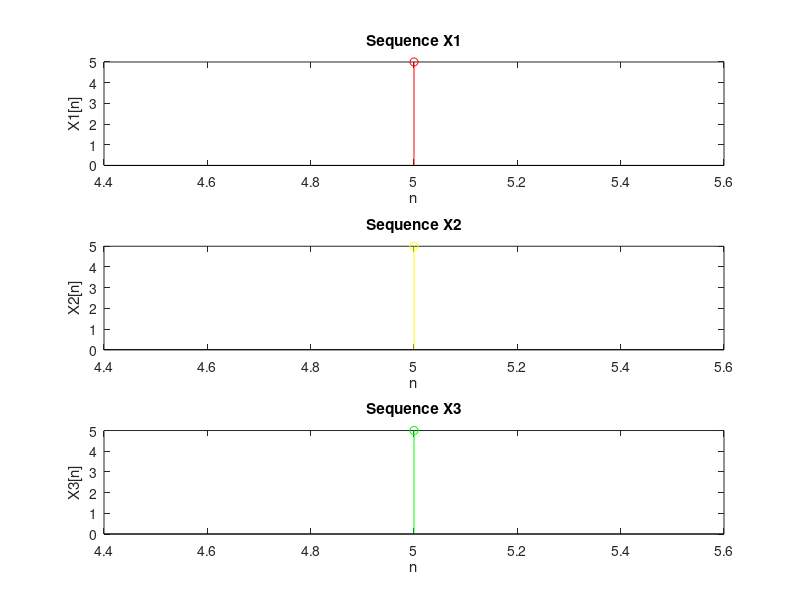
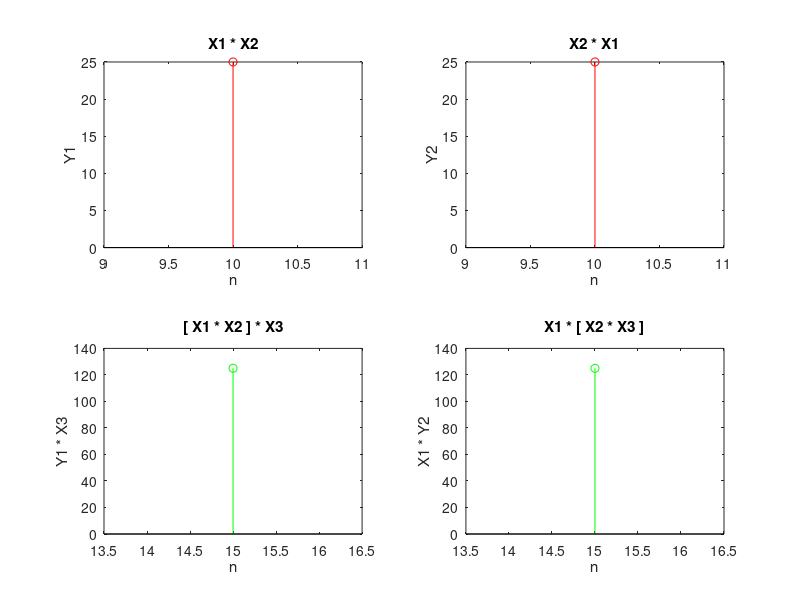

Source code (MATLAB) for these figures, in order:
close all;
clear;

% verification of commutative law

x1 = input('Enter the sequence X1 ');
n1 = input('Enter the time index of X1 ');

x2 = input('Enter the sequence X2 ');
n2 = input('Enter the time index of X2 ');

x3 = input('Enter the sequence X3 ');
n3 = input('Enter the time index X3 ');

start1 = n1(1) + n2(1);
end1 = n1(length(n1)) + n2(length(n2));
ny1 = start1 : end1;

y1 = conv(x1 , x2);
disp('X1 * X2 is ');
disp(y1);

y2 = conv(x2 , x1);
disp('X2 * X1 is ');
disp(y2);

y3 = conv(x2 ,x3);
y4 = conv(y1 , x3);
y5 = conv(x1 , y3);

disp('[ X1 * X2 ] * X3 is ');
disp(y4);

disp('X1 * [ X2 * X3 ] is ');
disp(y5);

start2 = n2(1) + n3(1);
end2 = n2(length(n2)) + n3(length(n3));
ny2 = start2 : end2;

start3 = ny1(1) + n3(1);
end3 = ny1(length(ny1)) + n3(length(n3));
ny3 = start3 : end3;

start4 = n1(1) + ny2(1);
end4 = n1(length(n1)) + ny2(length(ny2));
ny4 = start4 : end4;

subplot(3,1,1);
stem(n1,x1,'r');
title('Sequence X1');
xlabel('n');
ylabel('X1[n]');

subplot(3,1,2);
stem(n2,x2,'y');
title('Sequence X2');
xlabel('n');
ylabel('X2[n]');

subplot(3,1,3);
stem(n3,x3,'g');
title('Sequence X3');
xlabel('n');
ylabel('X3[n]');

figure
subplot(2,2,1);
stem(ny1,y1,'r');
title('X1 * X2');
xlabel('n');
ylabel('Y1');

subplot(2,2,2);
stem(ny1,y2,'r');
title('X2 * X1');
xlabel('n');
ylabel('Y2');

subplot(2,2,3);
stem(ny3,y4,'g');
title('[ X1 * X2 ] * X3');
xlabel('n');
ylabel('Y1 * X3');

subplot(2,2,4);
stem(ny4,y5,'g');
title('X1 * [ X2 * X3 ]');
xlabel('n');
ylabel('X1 * Y2');
